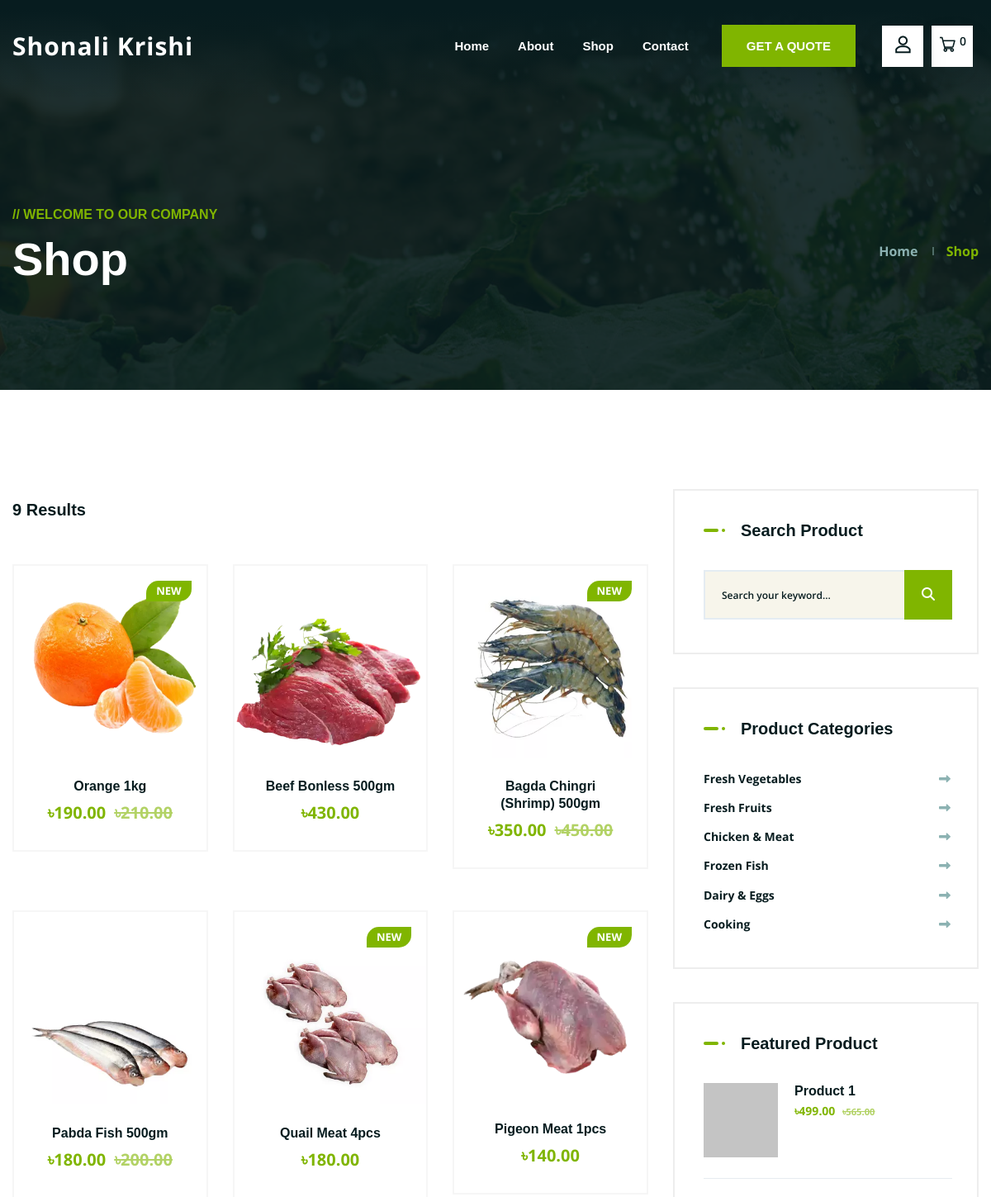
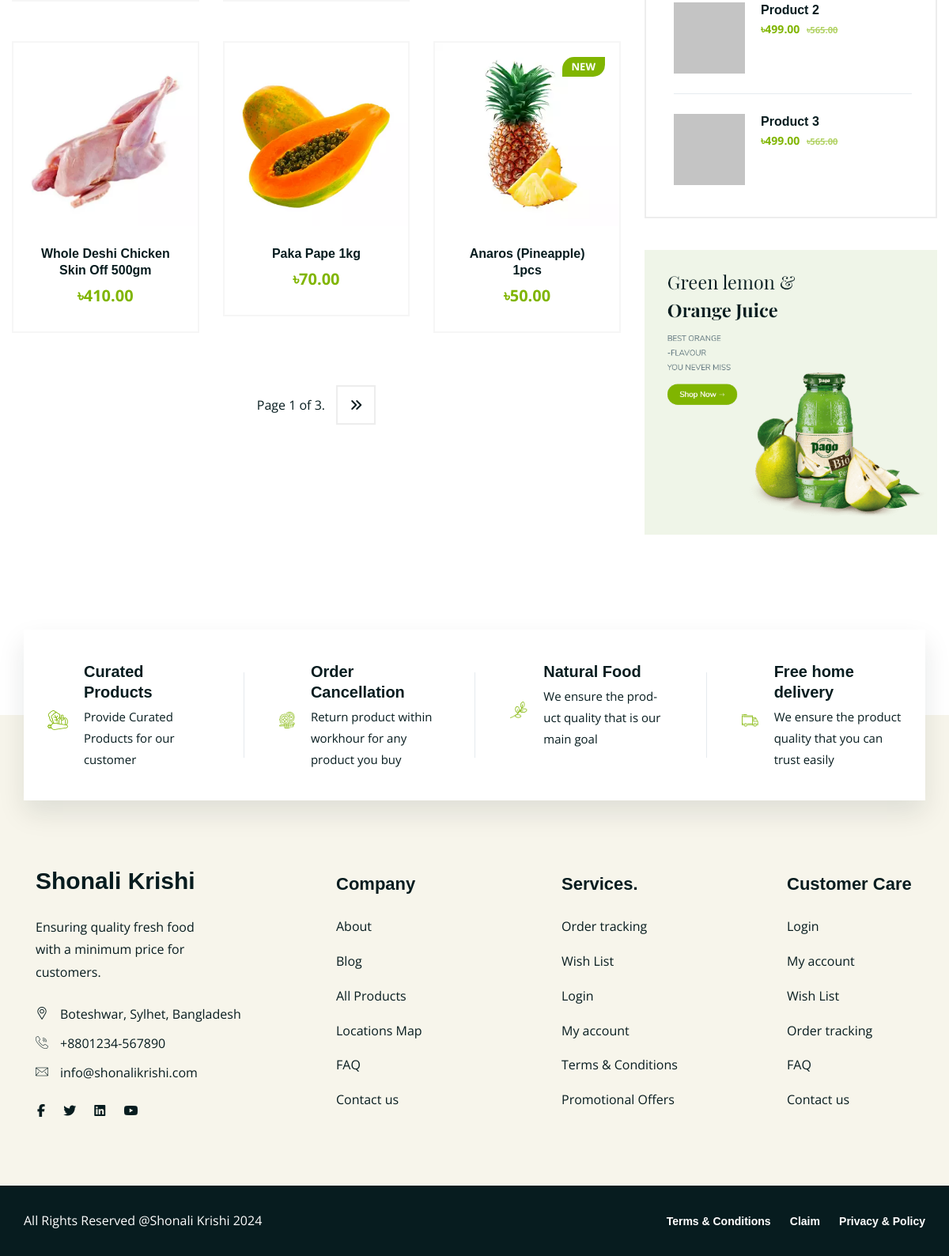
The app's page /shop/ with its own data (2 pictures, top to bottom).
### product/models.py (models this page shows, shortened)
class Product(models.Model):
    name = models.CharField(max_length=55)
    description = models.TextField()
    price = models.DecimalField(max_digits=12, decimal_places=2)
    image = models.ImageField(upload_to='images/product/')
    is_discount = models.BooleanField(blank=True, default=False)
    discount_price = models.DecimalField(default=0, max_digits=12, decimal_places=2)
    categories = models.ManyToManyField(Category)
    buyer=models.ManyToManyField(User,blank=True)
    is_new=models.BooleanField(default=False)
    is_sold_out=models.BooleanField(default=False)
    created_at = models.DateTimeField(auto_now_add=True)

class Category(models.Model):
    name=models.CharField(max_length=100)
    slug=models.SlugField(max_length=100,unique=True,blank=True,null=True)
    class Meta:
        verbose_name_plural="Categories"

### product/views.py (the view)
# urls.py: path('',product,name='products'),
def product(request,category_slug=None):
    data=Product.objects.all()
    paginator=Paginator(data,9)
    page_number=request.GET.get('page')
    final_data=paginator.get_page(page_number)
    if category_slug is not None:
        category = Category.objects.get(slug=category_slug)
        data = Product.objects.filter(categories=category)
        paginator=Paginator(data,9)
        page_number=request.GET.get('page')
        final_data=paginator.get_page(page_number)
    category=Category.objects.all()
    cart_items = None
    total_price=0
    if request.user.is_authenticated:
        cart_items = CartItem.objects.filter(user=request.user)
        total_price = sum(item.product.price * item.quantity for item in cart_items)-sum(item.product.discount_price * item.quantity for item in cart_items)
    return render(request,'product/products.html',{'products':final_data,'categories':category,'cart_items': cart_items, 'total_price': total_price})

### product/templates/product/products.html (shortened to what this page needs)
{% extends "base.html" %}
{% load static %}
{% load mathfilters %}
{% block body %}
<div class="ltn__breadcrumb-area ltn__breadcrumb-area-2 ltn__breadcrumb-color-white bg-overlay-theme-black-90 bg-image plr--9---"
    data-bg="{% static 'image/bg/2.jpg' %}">
    <div class="container">
        <div class="row">
            <div class="col-lg-12">
                <div class="ltn__breadcrumb-inner ltn__breadcrumb-inner-2 justify-content-between">
                    <div class="section-title-area ltn__section-title-2">
                        <h6 class="section-subtitle ltn__secondary-color">// Welcome to our company</h6>
                        <h1 class="section-title white-color">Shop</h1>
                    </div>
                    <div class="ltn__breadcrumb-list">
                        <ul>
                            <li><a href="{% url "home" %}">Home</a></li>
                            <li>Shop</li>
                        </ul>
                    </div>
                </div>
            </div>
        </div>
    </div>
</div>
<div class="ltn__product-area ltn__product-gutter mb-120">
    <div class="container">
        <div class="row">
            <div class="col-lg-8">
                <div class="ltn__shop-options">
                    <ul>
                        <li>
                            <div class="showing-product-number text-right text-end">
                                <span>{{products|length}} Results</span>
                            </div>
                        </li>
                    </ul>
                </div>
                <div class="tab-content">
                    <div class="tab-pane fade active show" id="sayem_product_grid">
                        <div class="ltn__product-tab-content-inner ltn__product-grid-view">
                            <div class="row">
                                {% for product in products %}
                                <div class="col-xl-4 col-sm-6 col-6">
                                    <div class="ltn__product-item ltn__product-item-3 text-center">
                                        <div class="product-img">
                                            <a href="{% url "product_details" product.id %}"><img
                                                    src="{{ product.image.url }}" alt="#"></a>
                                            <div class="product-badge">
                                                <ul>
                                                    {% if product.is_new %}
                                                    <li class="sale-badge">New</li>
                                                    {% endif %}
                                                </ul>
                                            </div>
                                        </div>
                                        <div class="product-info">
                                            <h2 class="product-title"><a
                                                    href="{% url "product_details" product.id %}">{{product.name}}</a>
                                            </h2>
                                            <div class="product-price">
                                                {% if product.is_discount %}
                                                <span>৳{{ product.price|sub:product.discount_price }}</span>
                                                <del>৳{{product.price}}</del>
                                                {% else %}
                                                <span>৳{{product.price}}</span>
                                                {% endif %}
                                            </div>
                                        </div>
                                    </div>
                                </div>
                                {% endfor %}
                            </div>
                        </div>
                    </div>
                </div>
                <div class="ltn__pagination-area text-center">
                    <div class="ltn__pagination">
                        <ul>
                            <li class="current-page active">Page {{ products.number }} of
                                {{ products.paginator.num_pages }}.</li>
                            {% if products.has_next %}
                            <li><a href="?page={{ products.next_page_number }}"><i
                                        class="fas fa-angle-double-right"></i></a></li>
                            {% endif %}
                        </ul>
                    </div>
                </div>
            </div>
            <div class="col-lg-4">
                <aside class="sidebar ltn__shop-sidebar ltn__right-sidebar">
                    <div class="widget ltn__search-widget">
                        <h4 class="ltn__widget-title ltn__widget-title-border">Search Product</h4>
                        <form action="#">
                            <input type="text" name="search" placeholder="Search your keyword...">
                            <button type="submit"><i class="fas fa-search"></i></button>
                        </form>
                    </div>
                    <div class="widget ltn__menu-widget">
                        <h4 class="ltn__widget-title ltn__widget-title-border">Product categories</h4>
                        <ul>
                            {% for category in categories %}
                            <li><a href="{% url "products_by_category" category.slug %}">{{category.name}}<span><i
                                            class="fas fa-long-arrow-alt-right"></i></span></a>
                            </li>
                            {% endfor %}
                        </ul>
                    </div>
                    <div class="widget ltn__top-rated-product-widget">
                        <h4 class="ltn__widget-title ltn__widget-title-border">Featured Product</h4>
                        <ul>
                            <li>
                                <div class="top-rated-product-item clearfix">
                                    <div class="top-rated-product-img">
                                        <a href="#"><img src="{% static 'image/product/square1.png' %}" alt="#"></a>
                                    </div>
                                    <div class="top-rated-product-info">
                                        <h6><a href="#">Product 1</a></h6>
                                        <div class="product-price">
                                            <span>৳499.00</span>
                                            <del>৳565.00</del>
                                        </div>
                                    </div>
                                </div>
                            </li>
                            <li>
                                <div class="top-rated-product-item clearfix">
                                    <div class="top-rated-product-img">
                                        <a href="#"><img src="{% static 'image/product/square1.png' %}" alt="#"></a>
                                    </div>
                                    <div class="top-rated-product-info">
                                        <h6><a href="#">Product 2</a></h6>
                                        <div class="product-price">
                                            <span>৳499.00</span>
                                            <del>৳565.00</del>
                                        </div>
                                    </div>
                                </div>
                            </li>
                            <li>
                                <div class="top-rated-product-item clearfix">
                                    <div class="top-rated-product-img">
                                        <a href="#"><img src="{% static 'image/product/square1.png' %}" alt="#"></a>
                                    </div>
                                    <div class="top-rated-product-info">
                                        <h6><a href="#">Product 3</a></h6>
                                        <div class="product-price">
                                            <span>৳499.00</span>
                                            <del>৳565.00</del>
                                        </div>
                                    </div>
                                </div>
                            </li>
                        </ul>
                    </div>
                    <div class="widget ltn__banner-widget">
                        <a href="{% url "products" %}"><img src="{% static "image/banner/13.png" %}" alt="#"></a>
                    </div>
                </aside>
            </div>
        </div>
    </div>
</div>
{% endblock body %}

### static/css/responsive.css (style rules this page uses)
@media (min-width: 1200px) { .container { max-width: 1200px; } }

### records on screen
Product: image (picture), is_new "NEW", name "Orange 1kg", price|sub "190.00", price "210.00"
Product: image (picture), name "Beef Bonless 500gm", price "430.00"
Product: image (picture), is_new "NEW", name "Bagda Chingri (Shrimp) 500gm", price|sub "350.00", price "450.00"
Product: image (picture), name "Pabda Fish 500gm", price|sub "180.00", price "200.00"
Product: image (picture), is_new "NEW", name "Quail Meat 4pcs", price "180.00"
Product: image (picture), is_new "NEW", name "Pigeon Meat 1pcs", price "140.00"
Product: image (picture), name "Whole Deshi Chicken Skin Off 500gm", price "410.00"
Product: image (picture), name "Paka Pape 1kg", price "70.00"
Product: image (picture), is_new "NEW", name "Anaros (Pineapple) 1pcs", price "50.00"
Category: name "Fresh Vegetables"
Category: name "Fresh Fruits"
Category: name "Chicken & Meat"
Category: name "Frozen Fish"
Category: name "Dairy & Eggs"
Category: name "Cooking"

### other values on screen
{{ cart_items|length }} "0"
{{ products|length }} "9"
{{ products.number }} "1"
{{ products.paginator.num_pages }} "3"
